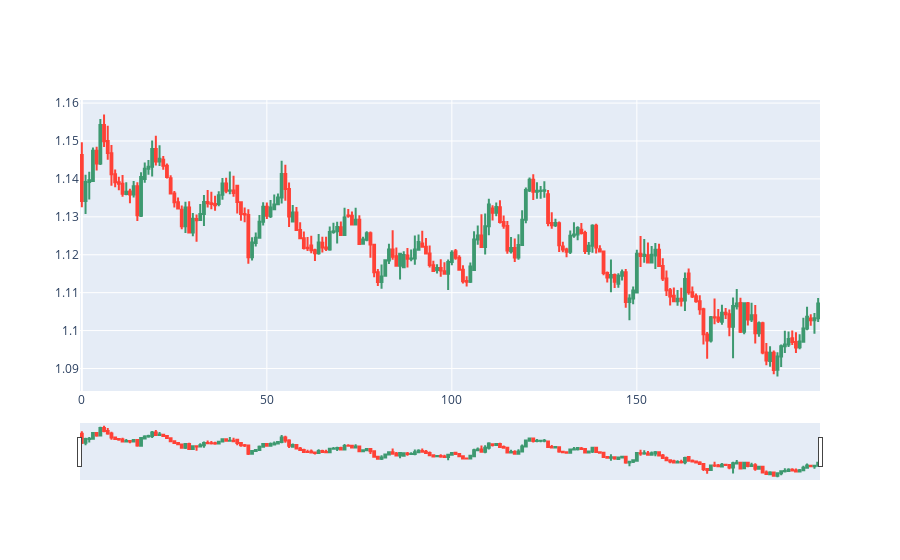

Notebook source saved alongside this figure:
### Code cell
import plotly.graph_objects as plt

chart = plt.Figure(
    data=[
        plt.Candlestick(
            x=some.index,
            open=some["open"],
            high=some["high"],
            low=some["low"],
            close=some["close"],
        )
    ]
)

chart.show()

### Figure 1 — Plotly figure (JSON) as saved in the notebook; plotly's stock layout.template omitted (floating-point values rounded to 4 significant figures; data arrays with more than 128 entries replaced by an {"elided": "..."} marker saying what was removed)
{"data": [{"close": {"elided": "200 float values"}, "high": {"elided": "200 float values"}, "low": {"elided": "200 float values"}, "open": {"elided": "200 float values"}, "type": "candlestick", "x": {"elided": "200 int values"}}], "layout": {}}
